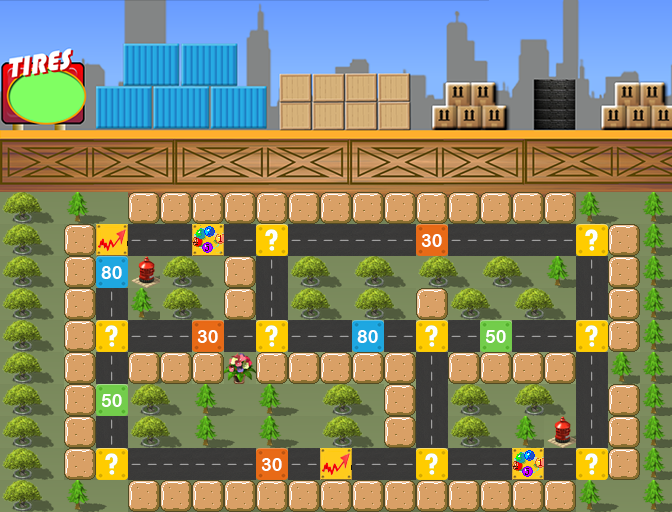

This is a level from a 2D game, rendered from its Tiled map with the project's own tilesets. A one-line summary and the map file follow, with tile-layer data summarised:
An orthogonal 21x16 tile map with 32x32 px tiles, 3 tile layers (ground, way, land).

<map version="1.0" orientation="orthogonal" width="21" height="16" tilewidth="32" tileheight="32">
 <tileset firstgid="1" name="map1_tile" tilewidth="32" tileheight="32">
  <image source="map1_tile.png" width="699" height="549" />
 </tileset>
 <layer name="ground" width="21" height="16">
  <data>[336 cells, 336 non-empty, 253 distinct tile ids]</data>
 </layer>
 <layer name="way" width="21" height="16">
  <data>[336 cells, 63 non-empty, 8 distinct tile ids]</data>
 </layer>
 <layer name="land" width="21" height="16">
  <data>[336 cells, 60 non-empty, 1 distinct tile ids]</data>
 </layer>
</map>